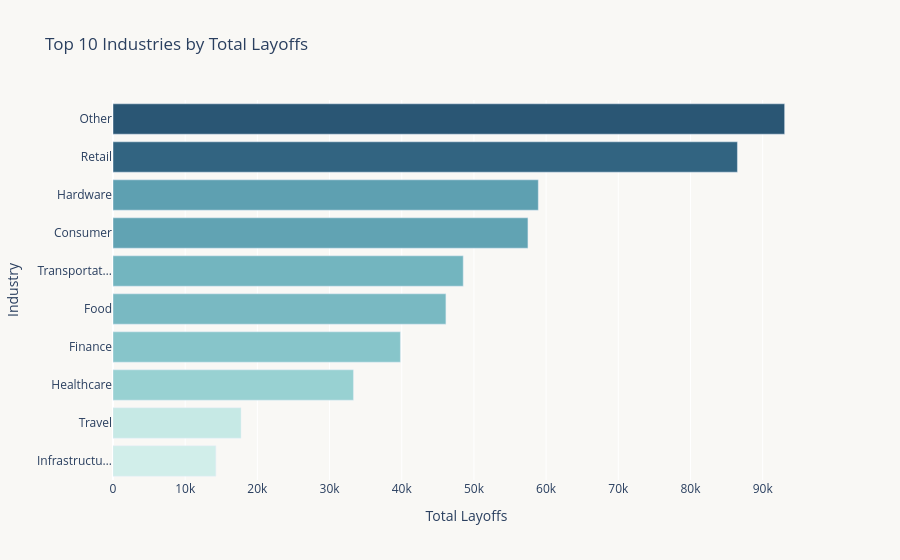

Notebook source saved alongside this figure:
### Code cell
industry = (
    df.groupby("industry")["layoff_count"]
    .sum()
    .nlargest(10)
    .reset_index()
)
industry.columns = ["Industry", "Total Layoffs"]

fig = px.bar(
    industry, x="Total Layoffs", y="Industry",
    orientation="h",
    title="Top 10 Industries by Total Layoffs",
    color="Total Layoffs",
    color_continuous_scale="Teal"
)
fig.update_layout(
    yaxis={"categoryorder": "total ascending"},
    plot_bgcolor="#f9f8f5", paper_bgcolor="#f9f8f5",
    coloraxis_showscale=False
)
fig.show()

### Figure 1 — Plotly figure (JSON) as saved in the notebook; plotly's stock layout.template omitted (floating-point values rounded to 4 significant figures)
{"data": [{"hovertemplate": "Total Layoffs=%{marker.color}<br>Industry=%{y}<extra></extra>", "legendgroup": "", "marker": {"color": [93040.0, 86500.0, 58920.0, 57480.0, 48520.0, 46120.0, 39820.0, 33310.0, 17740.0, 14240.0], "coloraxis": "coloraxis", "pattern": {"shape": ""}}, "name": "", "orientation": "h", "showlegend": false, "textposition": "auto", "type": "bar", "x": [93040.0, 86500.0, 58920.0, 57480.0, 48520.0, 46120.0, 39820.0, 33310.0, 17740.0, 14240.0], "xaxis": "x", "y": ["Other", "Retail", "Hardware", "Consumer", "Transportat…", "Food", "Finance", "Healthcare", "Travel", "Infrastructu…"], "yaxis": "y"}], "layout": {"barmode": "relative", "coloraxis": {"colorbar": {"title": {"text": "Total Layoffs"}}, "colorscale": [[0, "rgb(209, 238, 234)"], [0.1667, "rgb(168, 219, 217)"], [0.3333, "rgb(133, 196, 201)"], [0.5, "rgb(104, 171, 184)"], [0.6667, "rgb(79, 144, 166)"], [0.8333, "rgb(59, 115, 143)"], [1, "rgb(42, 86, 116)"]], "showscale": false}, "legend": {"tracegroupgap": 0}, "paper_bgcolor": "#f9f8f5", "plot_bgcolor": "#f9f8f5", "title": {"text": "Top 10 Industries by Total Layoffs"}, "xaxis": {"anchor": "y", "domain": [0, 1], "title": {"text": "Total Layoffs"}}, "yaxis": {"anchor": "x", "categoryorder": "total ascending", "domain": [0, 1], "title": {"text": "Industry"}}}}
